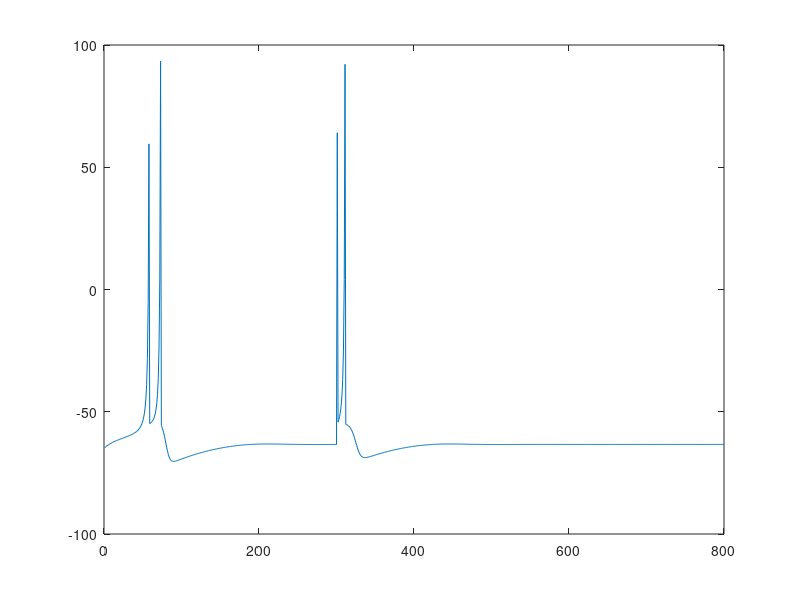

The MATLAB source for this figure:
% Created by Eugene M. Izhikevich, February 25, 2003
% Excitatory neurons    Inhibitory neurons
%close all
Ne=1;                 Ni=0;
re=rand(Ne,1);          ri=rand(Ni,1);
a=[0.02;     0.02+0.08*ri];
b=[0.256;      0.25-0.05*ri];
c=[-55;        -65*ones(Ni,1)];
d=[0.05;           2*ones(Ni,1)];
S=[0.5*rand(Ne+Ni,Ne),  -rand(Ne+Ni,Ni)];

total_firings=[];

freq_of_input=0;
noise=0;
frequencies=[];


weight=255;

I=0;
v=-65;    % Initial values of v
u=b.*v; 
firings=[];             % spike timings
v_matrix=[];
for t=1:800            % simulation of 1000 ms
  % thalamic input  
  
   
  fired=find(v>=30);    % indices of spikes
  firings=[firings; t+0*fired,fired];
  v(fired)=c(fired);
  u(fired)=u(fired)+d(fired);

  v=v+0.5*(0.04*v.^2+5*v+140-u+I); % step 0.5 ms

  u=u+a.*(b.*v-u);                 % stability
  v_matrix=[v_matrix v];
  I=0;
  

%   if t>99 && mod(t,10)==0
%     if rand>noise
%       I=weight;
%       freq_of_input=freq_of_input+1;
%     end
%   end

if t==300
   I=weight; 
end

end

if isempty(firings)
firings=Inf;  
end
total_firings=[total_firings;firings(1)];

count_spikes=v_matrix(100:200);
count_spikes=round(count_spikes);
count_spikes(count_spikes==max(count_spikes))=1;
count_spikes(count_spikes==min(count_spikes))=-1;






% close all
% 
plot(1:t,v_matrix);
numel(firings)


